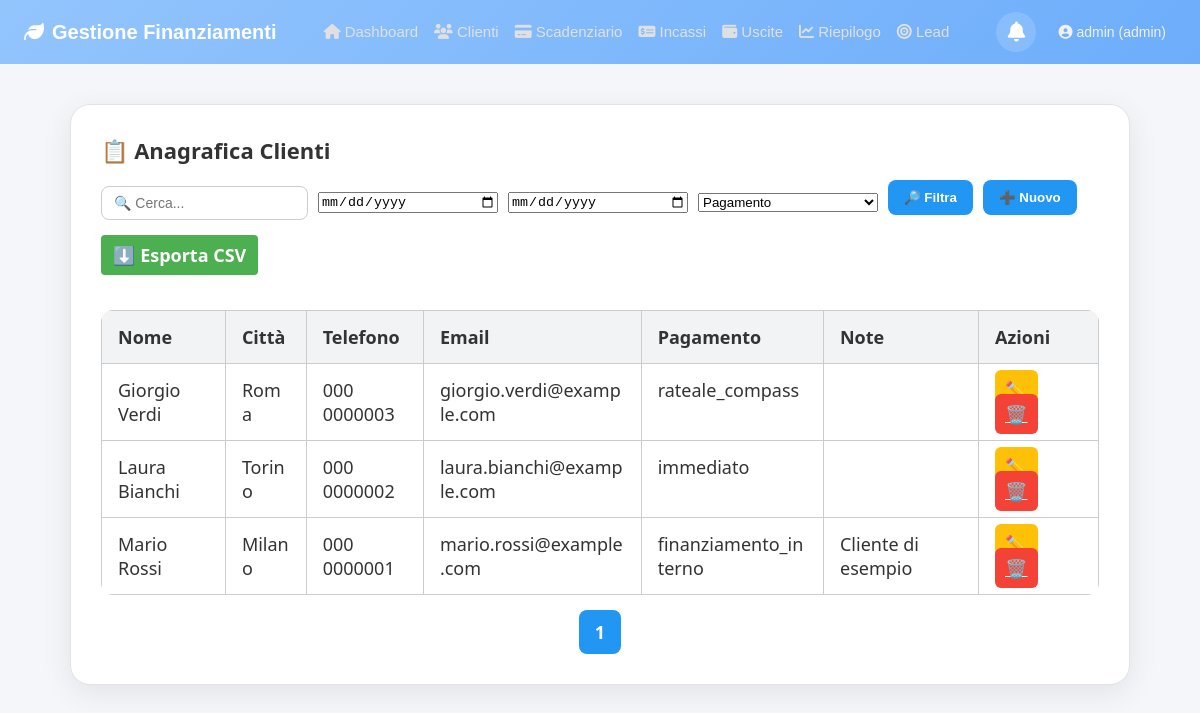
/pages/clienti.php (signed in), run on the app's committed database.
### tables this page shows
CREATE TABLE `clienti` (
  `id` int(11) NOT NULL AUTO_INCREMENT,
  `nome` varchar(100) DEFAULT NULL,
  `citta` varchar(100) DEFAULT NULL,
  `telefono` varchar(20) DEFAULT NULL,
  `email` varchar(100) DEFAULT NULL,
  `indirizzo` text DEFAULT NULL,
  `codice_fiscale` varchar(30) DEFAULT NULL,
  `data_registrazione` date DEFAULT NULL,
  `data_nascita` date DEFAULT NULL,
  `acquisto` varchar(255) DEFAULT NULL,
  `importo` decimal(10,2) DEFAULT NULL,
  `pagamento` enum('immediato','rateale_compass','finanziamento_interno') DEFAULT NULL,
  `note` text DEFAULT NULL,
  `acconto` decimal(10,2) DEFAULT 0.00,
  `interessi` decimal(10,2) DEFAULT 0.00,
  PRIMARY KEY (`id`)
);

### pages/clienti.php (the view, shortened to what this page needs)
<?php
require_once "../includes/header.php";
require_once "../includes/topbar.php";
require_once "../config/db.php";
$pdo->setAttribute(PDO::ATTR_ERRMODE, PDO::ERRMODE_EXCEPTION);
function safe($val) {
  return htmlspecialchars($val ?? '');
}
$search = $_GET['search'] ?? '';
$data_da = $_GET['data_da'] ?? '';
$data_a = $_GET['data_a'] ?? '';
$pagina = isset($_GET['pagina']) ? (int)$_GET['pagina'] : 1;
$per_pagina = 10;
$offset = ($pagina - 1) * $per_pagina;
$conditions = [];
$params = [];
$where = $conditions ? "WHERE " . implode(" AND ", $conditions) : "";
$count_stmt = $pdo->prepare("SELECT COUNT(*) FROM clienti $where");
$count_stmt->execute($params);
$totale_clienti = $count_stmt->fetchColumn();
$totale_pagine = ceil($totale_clienti / $per_pagina);
$sql = "SELECT * FROM clienti $where ORDER BY nome ASC LIMIT :limit OFFSET :offset";
$stmt = $pdo->prepare($sql);
$stmt->bindValue(':limit', $per_pagina, PDO::PARAM_INT);
$stmt->bindValue(':offset', $offset, PDO::PARAM_INT);
$stmt->execute();
$clienti = $stmt->fetchAll();
?>
<link rel="stylesheet" href="../css/clienti.css">
<div class="clienti-container">
  <div class="card full-width">
    <div class="top-bar">
      <h2>📋 Anagrafica Clienti</h2>
      <div style="display: flex; gap: 10px; align-items: center; flex-wrap: wrap;">
        <form method="get" style="display:flex;gap:10px;flex-wrap:wrap;">
          <input type="text" name="search" placeholder="🔍 Cerca..." value="<?= safe($search) ?>" class="input-search">
          <input type="date" name="data_da" value="<?= safe($data_da) ?>">
          <input type="date" name="data_a" value="<?= safe($data_a) ?>">
          <select name="pagamento">
            <option value="">Pagamento</option>
          </select>
          <button type="submit" class="btn">🔎 Filtra</button>
        </form>
        <button id="btnOpenModal" class="btn btn-add">➕ Nuovo</button>
        <a class="btn btn-export" href="esporta_clienti.php" target="_blank">⬇️ Esporta CSV</a>
      </div>
    </div>
    <table class="clienti-table">
      <thead>
        <tr>
          <th>Nome</th>
          <th>Città</th>
          <th>Telefono</th>
          <th>Email</th>
          <th>Pagamento</th>
          <th>Note</th>
          <th>Azioni</th>
        </tr>
      </thead>
      <tbody>
        <?php if (count($clienti) === 0): ?>
          <tr><td colspan="7" style="text-align:center;">Nessun cliente trovato.</td></tr>
        <?php else: ?>
          <?php foreach ($clienti as $cliente): ?>
          <tr>
            <td><?= safe($cliente['nome']) ?></td>
            <td><?= safe($cliente['citta']) ?></td>
            <td><?= safe($cliente['telefono']) ?></td>
            <td><?= safe($cliente['email']) ?></td>
            <td><?= safe($cliente['pagamento']) ?></td>
            <td><?= safe($cliente['note']) ?></td>
            <td>
              <a class="btn-edit" href="#" data-id="<?= $cliente['id'] ?>">✏️</a>
              <a class="btn-delete" href="elimina_cliente.php?id=<?= $cliente['id'] ?>" onclick="return confirm('Eliminare questo cliente?')">🗑️</a>
            </td>
          </tr>
          <?php endforeach; ?>
        <?php endif; ?>
      </tbody>
    </table>
    <div style="margin-top: 15px; text-align: center;">
      <?php for ($i = 1; $i <= $totale_pagine; $i++): ?>
        <a href="?<?= http_build_query(array_merge($_GET, ['pagina' => $i])) ?>"
           class="btn <?= $i == $pagina ? 'btn-active' : '' ?>"
           style="margin: 0 5px;">
          <?= $i ?>
        </a>
      <?php endfor; ?>
    </div>
  </div>
</div>

### css/main.css (style rules this page uses)
.card { background-color: #fff; padding: 20px; text-align: center; border: 2px solid #eee; border-radius: 10px; font-size: 18px; text-decoration: none; color: #333; transition: 0.2s; }
.btn { display: inline-block; padding: 10px 20px; background-color: #03A9F4; color: white; text-decoration: none; border-radius: 5px; margin-bottom: 10px; }
table { width: 100%; border-collapse: collapse; background-color: white; }
table th, table td { padding: 10px; border: 1px solid #ccc; text-align: left; }

### css/topbar.css (style rules this page uses)
html, body { margin: 0; padding: 0; }
.table-responsive > table { width: 100%; }

### css/clienti.css (style rules this page uses)
* { box-sizing: border-box; -webkit-font-smoothing: antialiased; -moz-osx-font-smoothing: grayscale; }
body { background-color: #f4f6f9; font-family: 'Segoe UI', Tahoma, Geneva, Verdana, sans-serif; margin: 0; padding: 0; }
.clienti-container { width: 100%; max-width: 1100px; margin: 40px auto; padding: 0 20px; }
.card { background: #fff; border-radius: 20px; padding: 30px; border: 1px solid #e3e3e3; box-shadow: 0 8px 30px rgba(0, 0, 0, 0.08); transition: box-shadow 0.3s ease; }
.top-bar { display: flex; justify-content: space-between; align-items: center; flex-wrap: wrap; gap: 15px; margin-bottom: 25px; }
.top-bar h2 { display: flex; align-items: center; gap: 8px; font-size: 22px; margin: 0; }
.btn-add, .btn { background-color: #2196F3; color: white; border: none; padding: 10px 16px; border-radius: 8px; font-weight: bold; cursor: pointer; transition: background-color 0.3s; }
.clienti-table { width: 100%; border-collapse: collapse; border-radius: 12px; overflow: hidden; }
.clienti-table th, .clienti-table td { padding: 14px 16px; text-align: left; vertical-align: top; word-break: break-word; }
.clienti-table th { background-color: #f1f3f5; font-weight: bold; color: #333; }
.clienti-table tbody tr { border-bottom: 1px solid #eee; transition: background-color 0.2s ease; }
.btn-edit, .btn-delete { padding: 8px 10px; border: none; border-radius: 6px; margin-right: 5px; font-weight: bold; cursor: pointer; }
.btn-edit { background-color: #FFC107; color: white; }
.btn-delete { background-color: #F44336; color: white; }
.input-search { padding: 8px 12px; font-size: 14px; border-radius: 8px; border: 1px solid #ccc; min-width: 200px; }
.top-bar form { display: flex; align-items: center; gap: 10px; flex-wrap: wrap; }
.top-bar form input[type="text"], .top-bar form input[type="date"], .top-bar form select, .top-bar form .input-search { min-width: 180px; }
.btn-export { background-color: #4CAF50; color: white; padding: 8px 12px; border-radius: 4px; text-decoration: none; font-weight: bold; }

### includes/topbar.php (style rules this page uses)
html, body { margin: 0 !important; padding: 0 !important; }

### data on the page
clienti: nome "Giorgio Verdi", citta "Roma", telefono "000 0000003", email "giorgio.verdi@example.com", pagamento "rateale_compass"
clienti: nome "Laura Bianchi", citta "Torino", telefono "000 0000002", email "laura.bianchi@example.com", pagamento "immediato"
clienti: nome "Mario Rossi", citta "Milano", telefono "000 0000001", email "mario.rossi@example.com", pagamento "finanziamento_interno", note "Cliente di esempio"

### other printed values
$_SESSION['user']['username'] "admin"
$_SESSION['user']['ruolo'] "admin"
